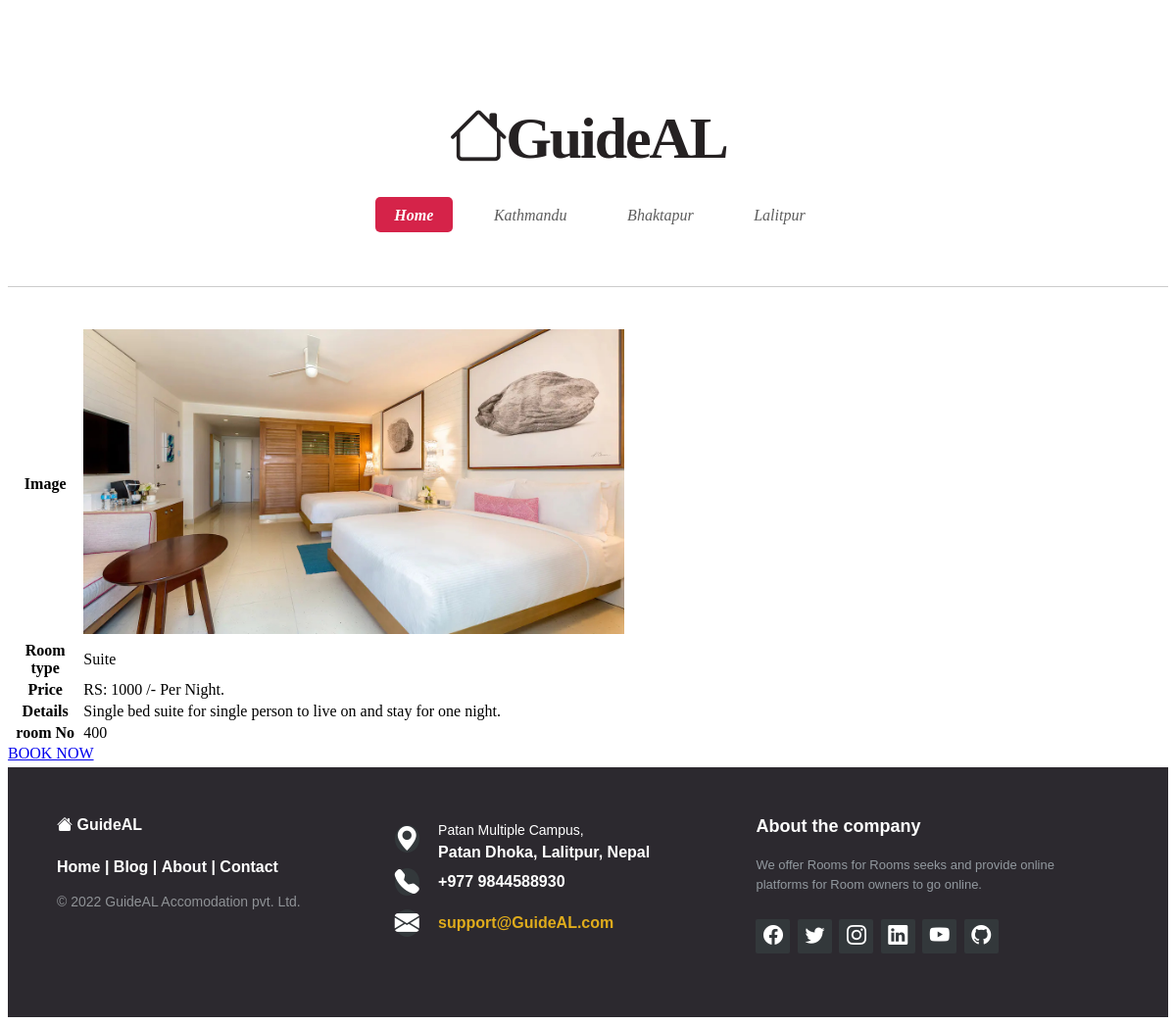
The app's page /room_details.php?room_id=4, older data.
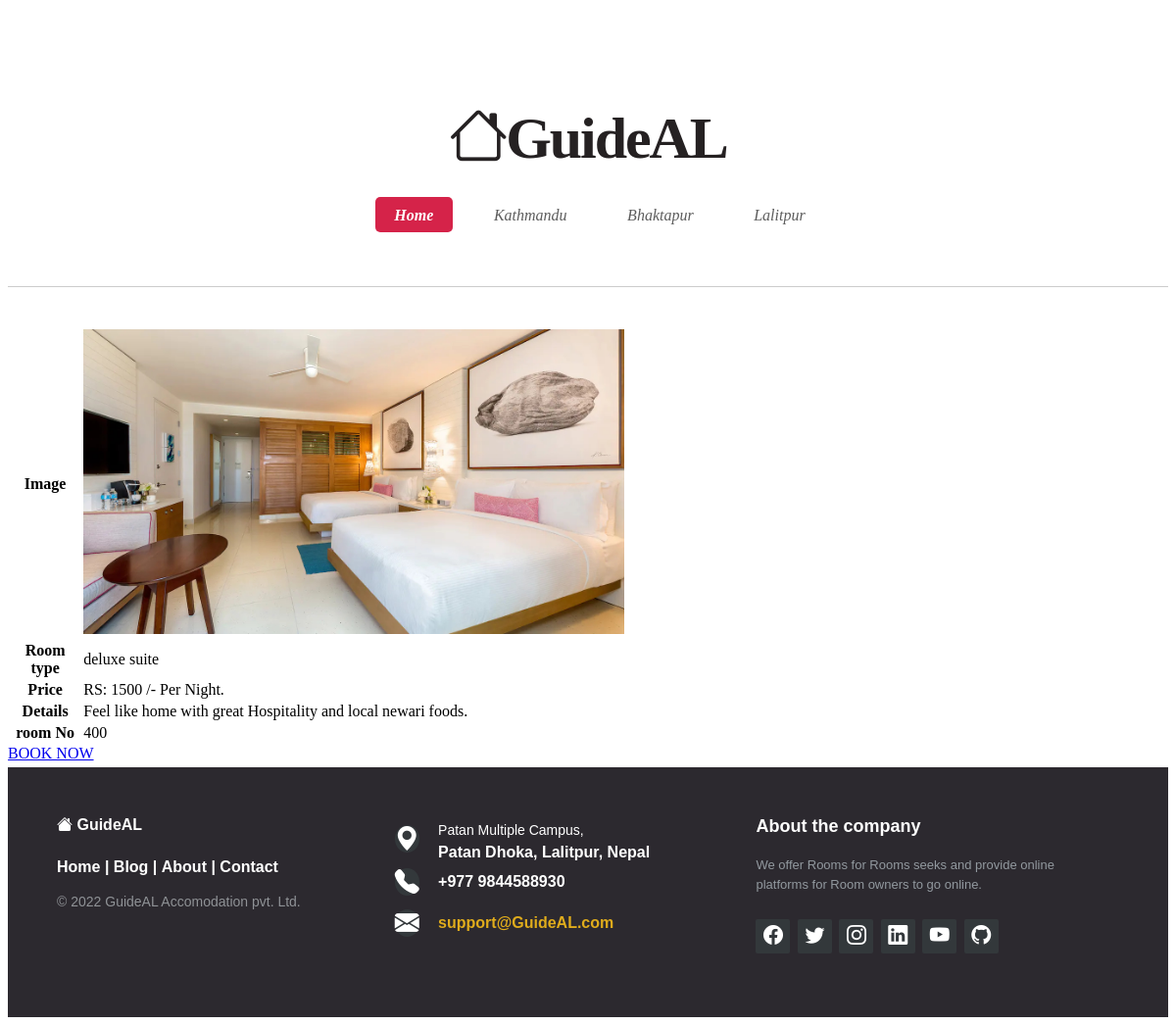
The same page, newer data.
### tables this page shows
CREATE TABLE `rooms` (
  `room_id` int(11) NOT NULL,
  `room_no` varchar(255) NOT NULL,
  `type` varchar(255) NOT NULL,
  `price` decimal(10,0) NOT NULL,
  `details` varchar(255) NOT NULL,
  `image` varchar(255) NOT NULL,
  `location` varchar(255) NOT NULL
);

### room_details.php (the view, shortened to what this page needs)
<?php require_once 'include/databaseconn.php';?>
<?php
   if(is_numeric($_GET['room_id'])){
    $id = $_GET['room_id'];
   }else{
       header('location:rooms.php?msg=1');
   }
  $sql = "select * from rooms where room_id=$id ";
  $result = $connection -> query($sql);
  if($result -> num_rows == 1){
    $row = $result -> fetch_assoc();
  }else{
      $row = [];
  }
  ?>
<!DOCTYPE html>
<html lang="en">
<head>
    <link rel="stylesheet" href="https://cdn.jsdelivr.net/npm/bootstrap-icons@1.8.1/font/bootstrap-icons.css">
    <link rel="stylesheet" href="https://pro.fontawesome.com/releases/v5.10.0/css/all.css" />
    <link rel="stylesheet" href="rooms.css">
</head>
<body>
    <div class="page-wrapper">
      <section id="header">
          <h1><a href="index.php"><i class="bi bi-house"></i>GuideAL</a></a></h1>
          <nav id="nav">
            <ul>
                <li><a href="index.php" class="active"><span>Home</span></a></li>
                <li><a href="#"><span>Kathmandu</span></a></li>
                <li><a href="#"><span>Bhaktapur</span></a></li>
                <li><a href="#"><span>Lalitpur</span></a></li>
            </ul>
          </nav>
      </section>
      <div>
        <?php
            if(!empty($row)){ ?>
            <table>
                <tr>
                    <th>Image</th>
                    <td><img src="photos/<?php echo $row['image']; ?>" alt="ROOMS1" width="50%" height="auto"></td>
                </tr>
                <tr>
                    <th>Room type</th>
                    <td><?php echo $row['type'];?></td>
                </tr>
                <tr>
                    <th>Price</th>
                    <td><span>RS: <?php echo $row['price'];?> /- Per Night.</span></td>
                </tr>
                <tr>
                    <th>Details</th>
                    <td><?php echo $row['details'];?></td>
                </tr>
                <tr>
                    <th>room No</th>
                    <td><?php echo $row['room_no'];?></td>
                </tr>
            </table>
           <?php }else{ ?>
               <div class="no_record">
                   Invalid category.
               </div>
           <?php }  ?>
           <a href="book_now.php?room_id=<?php echo $row['room_id']; ?>">BOOK NOW</a>
     </div>
     <?php include_once('include/footer.php');?>
</body>
</html>

Row changes from the older to the newer data that the page shows:
changed rooms: type "Suite" → "deluxe suite"; price "1000" → "1500"; details "Single bed suite for single person to live on and stay for one night." → "Feel like home with great Hospitality and local newari foods."
